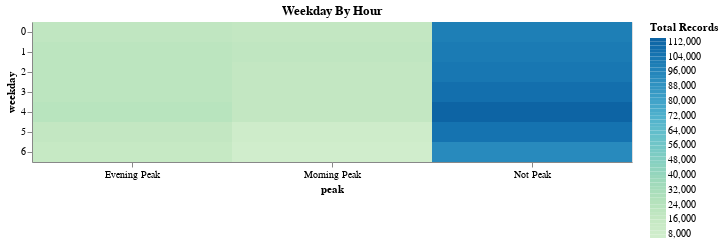

Notebook source saved alongside this figure:
### Code cell
data_df["crash_dt"] = pd.to_datetime(data_df['crash_date'])
data_df["year"] = data_df.crash_dt.dt.year
data_df["month"] = data_df.crash_dt.dt.month
data_df["weeknumber"] = data_df.crash_dt.dt.weekofyear
data_df["day"] = data_df.crash_dt.dt.day
data_df["dayofyear"] = data_df.crash_dt.dt.dayofyear
data_df["weekday"] = data_df.crash_dt.dt.weekday
data_df['hour'] = pd.to_datetime(data_df['crash_time'], format='%H:%M').dt.hour
# source=source.loc[data_df["zip"]]
data_df['zip_code'] = data_df['zip_code'].apply(str)
data_df['zip_code'] = data_df['zip_code'].str.split('.',expand=True)[0]

for index, row in data_df.iterrows():
    # print("hello")
    if row["hour"]>=8 and  row["hour"]<10:
      data_df.at[index, "peak"]="Morning Peak"
    elif row["hour"]>=16 and  row["hour"]<18:
      data_df.at[index, "peak"]="Evening Peak"
    else:
      data_df.at[index, "peak"]="Not Peak"
# print(data_df.head())
source = data_df.groupby(['weekday', 'peak']).size().to_frame('counts').reset_index()

max = source['counts'].max()
min = source['counts'].min()

alt.Chart(source).mark_rect().encode(
    alt.X('peak:O', axis=alt.Axis(labelAngle=-0)),
    alt.Y('weekday:O'),
    alt.Color('counts', bin=alt.Bin(extent=[min, max], step=2000), 
        scale=alt.Scale(scheme='greenblue'),
        legend=alt.Legend(title='Total Records')
    )
).properties(
    width=600,
    title='Weekday By Hour '
)

### Figure 1 — Vega-Lite specification as saved in the notebook (floating-point values rounded to 4 significant figures)
{"config": {"view": {"continuousWidth": 400, "continuousHeight": 300}}, "data": {"name": "data-af27be9f89df6d6148d546e78a75ab30"}, "mark": "rect", "encoding": {"color": {"bin": {"extent": [6041, 113611], "step": 2000}, "field": "counts", "legend": {"title": "Total Records"}, "scale": {"scheme": "greenblue"}, "type": "quantitative"}, "x": {"axis": {"labelAngle": 0}, "field": "peak", "type": "ordinal"}, "y": {"field": "weekday", "type": "ordinal"}}, "title": "Weekday By Hour ", "width": 600, "$schema": "https://vega.github.io/schema/vega-lite/v4.17.0.json", "datasets": {"data-af27be9f89df6d6148d546e78a75ab30": [{"weekday": 0, "peak": "Evening Peak", "counts": 19992}, {"weekday": 0, "peak": "Morning Peak", "counts": 17007}, {"weekday": 0, "peak": "Not Peak", "counts": 99913}, {"weekday": 1, "peak": "Evening Peak", "counts": 20963}, {"weekday": 1, "peak": "Morning Peak", "counts": 18136}, {"weekday": 1, "peak": "Not Peak", "counts": 101610}, {"weekday": 2, "peak": "Evening Peak", "counts": 20492}, {"weekday": 2, "peak": "Morning Peak", "counts": 16909}, {"weekday": 2, "peak": "Not Peak", "counts": 102051}, {"weekday": 3, "peak": "Evening Peak", "counts": 21088}, {"weekday": 3, "peak": "Morning Peak", "counts": 17651}, {"weekday": 3, "peak": "Not Peak", "counts": 106057}, {"weekday": 4, "peak": "Evening Peak", "counts": 22201}, {"weekday": 4, "peak": "Morning Peak", "counts": 16891}, {"weekday": 4, "peak": "Not Peak", "counts": 113611}, {"weekday": 5, "peak": "Evening Peak", "counts": 16166}, {"weekday": 5, "peak": "Morning Peak", "counts": 8445}, {"weekday": 5, "peak": "Not Peak", "counts": 104150}, {"weekday": 6, "peak": "Evening Peak", "counts": 14248}, {"weekday": 6, "peak": "Morning Peak", "counts": 6041}, {"weekday": 6, "peak": "Not Peak", "counts": 93061}]}}
